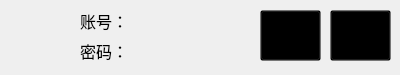
<?xml version="1.0" encoding="UTF-8"?>
<ui version="4.0">
 <class>userItemForm</class>
 <widget class="QWidget" name="userItemForm">
  <property name="geometry">
   <rect>
    <x>0</x>
    <y>0</y>
    <width>400</width>
    <height>75</height>
   </rect>
  </property>
  <property name="windowTitle">
   <string>Form</string>
  </property>
  <property name="styleSheet">
   <string notr="true"/>
  </property>
  <widget class="QLabel" name="cardlabel">
   <property name="geometry">
    <rect>
     <x>10</x>
     <y>0</y>
     <width>61</width>
     <height>61</height>
    </rect>
   </property>
   <property name="styleSheet">
    <string notr="true">border-image: url(:/business_card.png);
background: transparent;</string>
   </property>
   <property name="text">
    <string/>
   </property>
  </widget>
  <widget class="QPushButton" name="deleteButton">
   <property name="geometry">
    <rect>
     <x>260</x>
     <y>10</y>
     <width>61</width>
     <height>51</height>
    </rect>
   </property>
   <property name="styleSheet">
    <string notr="true">border-image: url(:/delete.png);
background: transparent;</string>
   </property>
   <property name="text">
    <string/>
   </property>
  </widget>
  <widget class="QPushButton" name="deleteButton_2">
   <property name="geometry">
    <rect>
     <x>330</x>
     <y>10</y>
     <width>61</width>
     <height>51</height>
    </rect>
   </property>
   <property name="styleSheet">
    <string notr="true">border-image: url(:/modify.png);
background: transparent;</string>
   </property>
   <property name="text">
    <string/>
   </property>
  </widget>
  <widget class="QLabel" name="label">
   <property name="geometry">
    <rect>
     <x>80</x>
     <y>10</y>
     <width>54</width>
     <height>21</height>
    </rect>
   </property>
   <property name="font">
    <font>
     <family>楷体</family>
     <pointsize>12</pointsize>
    </font>
   </property>
   <property name="text">
    <string>账号：</string>
   </property>
  </widget>
  <widget class="QLabel" name="label_2">
   <property name="geometry">
    <rect>
     <x>80</x>
     <y>40</y>
     <width>54</width>
     <height>21</height>
    </rect>
   </property>
   <property name="font">
    <font>
     <family>楷体</family>
     <pointsize>12</pointsize>
    </font>
   </property>
   <property name="text">
    <string>密码：</string>
   </property>
  </widget>
  <widget class="QLabel" name="namelabel">
   <property name="geometry">
    <rect>
     <x>130</x>
     <y>10</y>
     <width>121</width>
     <height>21</height>
    </rect>
   </property>
   <property name="font">
    <font>
     <family>楷体</family>
     <pointsize>12</pointsize>
    </font>
   </property>
   <property name="text">
    <string/>
   </property>
  </widget>
  <widget class="QLabel" name="passwordlabel">
   <property name="geometry">
    <rect>
     <x>130</x>
     <y>40</y>
     <width>111</width>
     <height>21</height>
    </rect>
   </property>
   <property name="font">
    <font>
     <family>楷体</family>
     <pointsize>12</pointsize>
    </font>
   </property>
   <property name="text">
    <string/>
   </property>
  </widget>
 </widget>
 <resources/>
 <connections/>
</ui>
